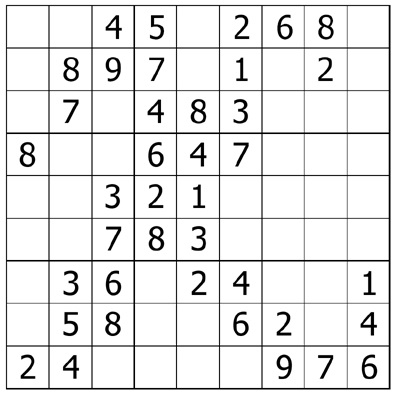
#> input picture soduku.jpg, 395 x 395 px
$ python q3.py
#> lines starting #> are read from the running program, lines starting #| are printed output that depends on the picture; after the words box and inside, x2 and y2 are one past the last pixel; in counts of white or black regions, pixels touching at a corner belong together
import cv2
import numpy as np

# read img and do the usual converting so we can process further
image = cv2.imread('soduku.jpg')
#> image is the input picture: shape (395, 395, 3); min 0, max 255, mean 232
gray = cv2.cvtColor(image, cv2.COLOR_BGR2GRAY)
_, binary_image = cv2.threshold(gray, 240, 255, cv2.THRESH_BINARY_INV)
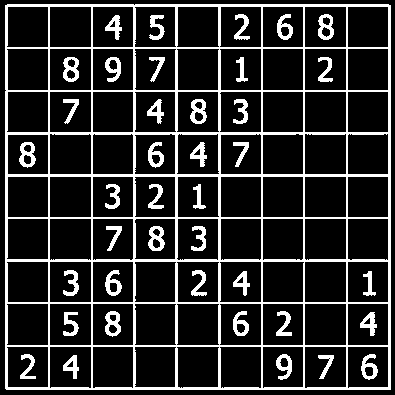
#> binary_image: shape (395, 395); 16.8% white; 40 white regions, largest, box (x1, y1, x2, y2) and area: (5, 4, 391, 390) 18510, (148, 226, 165, 251) 252, (19, 142, 36, 168) 248

# perform closing to get rid of the numbers so we are left with just the squares
kernel = np.ones((20, 20), np.uint8)
filled_image = cv2.morphologyEx(binary_image, cv2.MORPH_CLOSE, kernel)
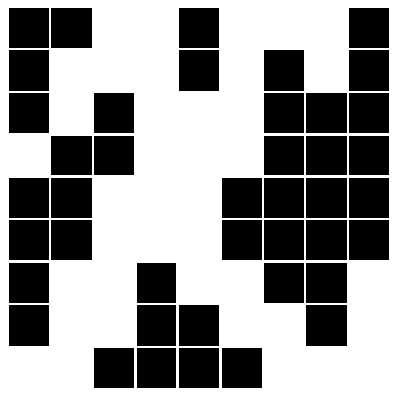
#> filled_image: shape (395, 395); 56.7% white; 42 black regions, largest, box (x1, y1, x2, y2) and area: (306, 305, 347, 346) 1681, (51, 8, 92, 48) 1640, (9, 50, 49, 91) 1640

# place red squares on original
result_image = cv2.cvtColor(filled_image, cv2.COLOR_GRAY2BGR)
for i in range(filled_image.shape[0]):
    for j in range(filled_image.shape[1]):
        if (filled_image[i, j] == [0, 0, 0]).all():
            image[i, j] = [0, 0, 255]
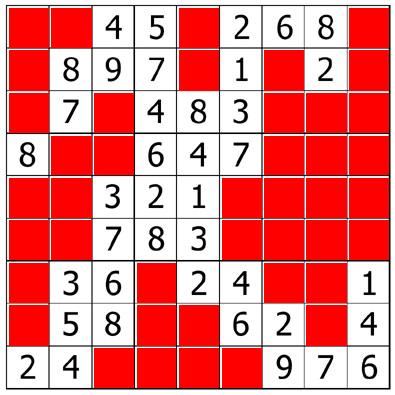
#> image: shape (395, 395, 3); mean B, G, R 123.2, 123.2, 233.6
cv2.imshow('result_image', image)

cv2.waitKey(0)
cv2.destroyAllWindows()
